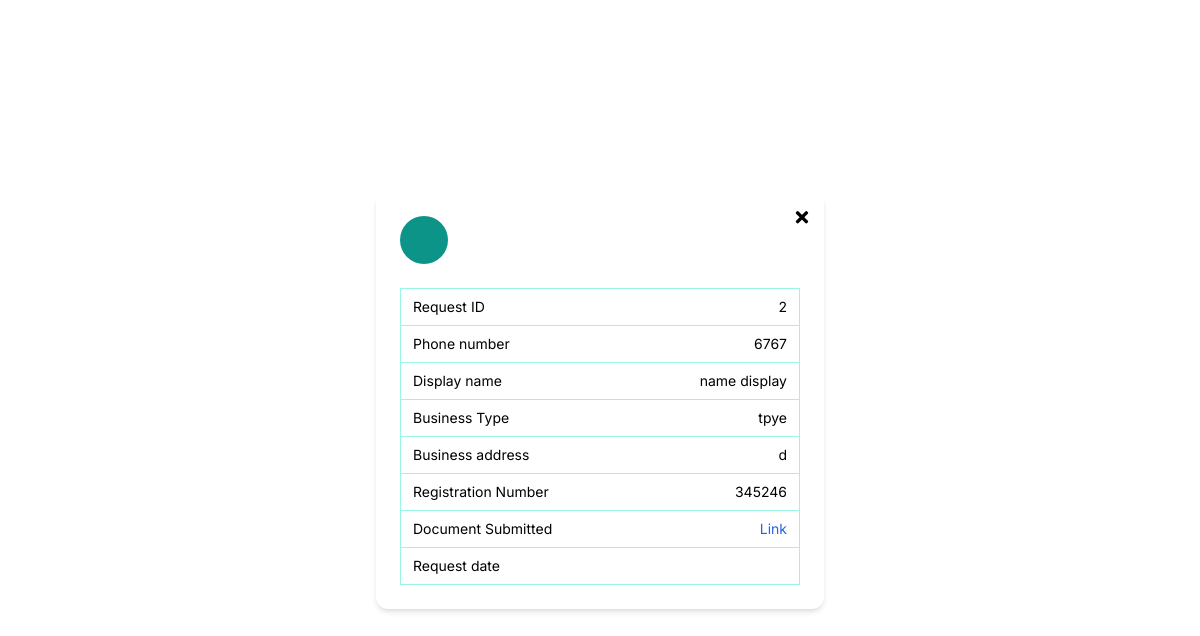
Before: /admin_panel/seller/2/ with the older database file.
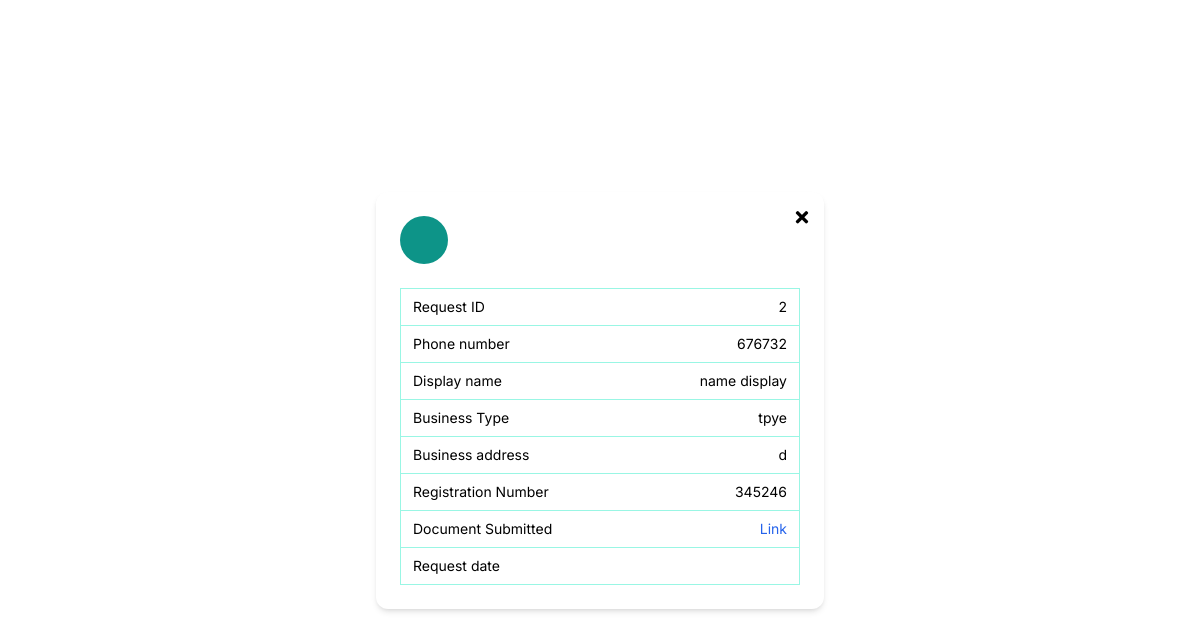
After: the same page with the newer database file.
### seller/models.py (models this page shows, shortened)
class Seller(models.Model):
    user = models.OneToOneField(User, on_delete=models.CASCADE, related_name='seller_profile', null=True)
    phone_number = models.CharField(max_length=15)
    business_name = models.CharField(max_length=100)
    business_type = models.CharField(max_length=100)
    business_address = models.TextField()
    registration_number = models.CharField(max_length=100)
    validation_document = models.FileField(upload_to='validation_documents/')
    is_approved = models.BooleanField(default=False)
    is_rejected = models.BooleanField(default=False)
    rejection_reason = models.TextField(blank=True, null=True)

### admin_panel/views.py (the view)
# urls.py: path('seller/<int:seller_id>/', views.seller_view, name='seller_view'),
def seller_view(request, seller_id):
    seller = get_object_or_404(Seller, id=seller_id)
    return render(request, 'admin_panel/seller_view.html', {'seller': seller})

### admin_panel/templates/admin_panel/seller_view.html (shortened to what this page needs)
<html lang="en">
<head>
  <script src="https://cdn.tailwindcss.com"></script>
  <link
    rel="stylesheet"
    href="https://cdnjs.cloudflare.com/ajax/libs/font-awesome/5.15.3/css/all.min.css"
  />
</head>
<body class="bg-white flex items-center justify-center min-h-screen p-4">
  <div class="relative bg-white rounded-xl shadow-md w-full max-w-md p-6">
    <button onclick="window.history.back()" aria-label="Close" class="absolute top-4 right-4 text-black text-lg font-bold leading-none hover:text-gray-700">
        <i class="fas fa-times"></i>
      </button>
    <div class="flex items-center space-x-4 mb-6">
      <div class="flex items-center justify-center w-12 h-12 rounded-full bg-teal-600 text-white font-semibold text-base">
      </div>
    </div>
    <table class="w-full border border-teal-200 rounded-lg text-sm text-left text-black">
      <tbody>
        <tr class="border-b border-teal-200">
          <td class="py-2 px-3 w-1/2">Request ID</td>
          <td class="py-2 px-3 text-right">{{ seller.id }}</td>
        </tr>
        <tr class="border-b border-teal-200">
          <td class="py-2 px-3">Phone number</td>
          <td class="py-2 px-3 text-right">{{ seller.phone_number }}</td>
        </tr>
        <tr class="border-b border-teal-200">
            <td class="py-2 px-3">Display name</td>
            <td class="py-2 px-3 text-right">{{ seller.business_name }}</td>
          </tr>
          <tr class="border-b border-teal-200">
            <td class="py-2 px-3">Business Type</td>
            <td class="py-2 px-3 text-right">{{ seller.business_type }}</td>
          </tr>
          <tr class="border-b border-teal-200">
            <td class="py-2 px-3">Business address</td>
            <td class="py-2 px-3 text-right">{{ seller.business_address }}</td>
          </tr>
          <tr class="border-b border-teal-200">
            <td class="py-2 px-3">Registration Number</td>
            <td class="py-2 px-3 text-right">{{ seller.registration_number }}</td>
          </tr>
          <tr class="border-b border-teal-200">
            <td class="py-2 px-3">Document Submitted</td>
            <td class="py-2 px-3 text-right">
              <a href="{{ seller.validation_document.url }}" class="text-blue-600 hover:underline" target="_blank">Link</a>
            </td>
          </tr>
          <tr>
            <td class="py-2 px-3">Request date</td>
            <td class="py-2 px-3 text-right">{{ seller.created_at|date:"d-m-Y" }}</td>
          </tr>
        </tbody>
      </table>
  </div>
</body>
</html>

Changed rows visible on the page:
changed Seller "name display": phone_number "6767" → "676732"
